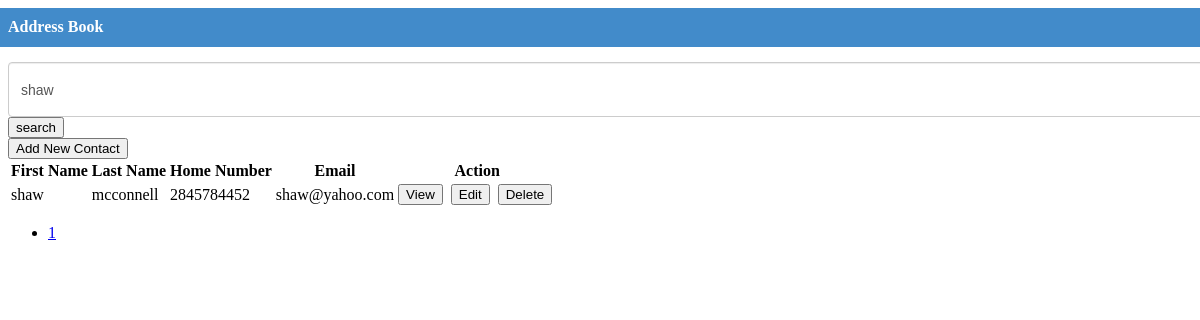
The page /index.php?keyword=shaw on the database its author committed.
### tables this page shows
CREATE TABLE IF NOT EXISTS `tbl_contacts` (
  `contact_id` int(11) NOT NULL AUTO_INCREMENT,
  `first_name` varchar(255) NOT NULL,
  `middle_name` varchar(255) NOT NULL,
  `last_name` varchar(255) NOT NULL,
  `address` text,
  `contact_no1` varchar(255) NOT NULL,
  `contact_no2` varchar(255) DEFAULT NULL,
  `email_address` varchar(255) NOT NULL,
  `profile_pic` varchar(255) NOT NULL,
  PRIMARY KEY (`contact_id`)
);

### index.php (the view, shortened to what this page needs)
<?php
require_once './config.php';
include './header.php';
if (!(isset($_GET['pagenum']))) {
  $pagenum = 1;
} else {
  $pagenum = $_GET['pagenum'];
}
$page_limit = ($_GET["show"] <> "" && is_numeric($_GET["show"]) ) ? $_GET["show"] : 8;
try {
  $keyword = trim($_GET["keyword"]);
  if ($keyword <> "" ) {
    $sql = "SELECT * FROM tbl_contacts WHERE 1 AND "
            . " (first_name LIKE :keyword) ORDER BY first_name ";
    $stmt = $DB->prepare($sql);
    $stmt->bindValue(":keyword", $keyword."%");
  } else {
    $sql = "SELECT * FROM tbl_contacts WHERE 1 ORDER BY first_name ";
    $stmt = $DB->prepare($sql);
  }
  $stmt->execute();
  $total_count = count($stmt->fetchAll());
  $last = ceil($total_count / $page_limit);
  $lower_limit = ($pagenum - 1) * $page_limit;
  $lower_limit = ($lower_limit < 0) ? 0 : $lower_limit;
  $sql2 = $sql . " limit " . ($lower_limit) . " ,  " . ($page_limit) . " ";
  $stmt = $DB->prepare($sql2);
  if ($keyword <> "" ) {
    $stmt->bindValue(":keyword", $keyword."%");
   }
  $stmt->execute();
  $results = $stmt->fetchAll();
} catch (Exception $ex) {
  echo $ex->getMessage();
}
?>
<div class="row">
  <div class="panel panel-primary">
    <div class="panel-heading">
      <h3 class="panel-title">Address Book</h3>
    </div>
    <div class="panel-body">
      <div  style="padding-left: 0; padding-right: 0;" >
        <form action="index.php" method="get" >
        <div style="padding-left: 0;"  >
          <span >
            <label  for="keyword" style="padding-right: 0;">
              <input type="text" value="<?php echo $_GET["keyword"]; ?>" placeholder="search by first name" id="" class="form-control" name="keyword" style="height: 41px;">
            </label>
            </span>
          <button >search</button>
        </div>
        </form>
        <div  ><a href="contacts.php"><button ><span ></span> Add New Contact</button></a></div>
      </div>
<?php if (count($results) > 0) { ?>
        <div >
          <table >
            <tbody><tr>
                <th>First Name</th>
                <th>Last Name</th>
                <th>Home Number </th>
                <th>Email </th>
                <th>Action </th>
              </tr>
  <?php foreach ($results as $res) { ?>
                <tr>
                  <td><?php echo $res["first_name"]; ?></td>
                  <td><?php echo $res["last_name"]; ?></td>
                  <td><?php echo $res["contact_no1"]; ?></td>
                  <td><?php echo $res["email_address"]; ?></td>
                  <td>
                    <a href="view_contacts.php?cid=<?php echo $res["contact_id"]; ?>"><button class="btn btn-sm btn-info"><span class="glyphicon glyphicon-zoom-in"></span> View</button></a>&nbsp;
                    <a href="contacts.php?m=update&cid=<?php echo $res["contact_id"]; ?>&pagenum=<?php echo $_GET["pagenum"]; ?>"><button class="btn btn-sm btn-warning"><span class="glyphicon glyphicon-edit"></span> Edit</button></a>&nbsp;
                    <a href="process_form.php?mode=delete&cid=<?php echo $res["contact_id"]; ?>&keyword=<?php echo $_GET["keyword"]; ?>&pagenum=<?php echo $_GET["pagenum"]; ?>" onclick="return confirm('Are you sure?')"><button class="btn btn-sm btn-danger"><span class="glyphicon glyphicon-remove-circle"></span> Delete</button></a>&nbsp;
                  </td>
                </tr>
  <?php } ?>
            </tbody></table>
        </div>
        <div >
          <ul >
  <?php
  for ($i = 1; $i <= $last; $i++) {
    if ($i == $pagenum) {
      ?>
                <li class="active"><a href="javascript:void(0);" ><?php echo $i ?></a></li>
                <?php
              } else {
                ?>
                <li><a href="index.php?pagenum=<?php echo $i; ?>&keyword=<?php echo $_GET["keyword"]; ?>" class="links"  onclick="displayRecords('<?php echo $page_limit; ?>', '<?php echo $i; ?>');" ><?php echo $i ?></a></li>
                <?php
              }
            }
            ?>
          </ul>
        </div>
          <?php } else { ?>
        <div class="well well-lg">No contacts found.</div>
<?php } ?>
    </div>
  </div>
</div>

### css.css (style rules this page uses)
.row { margin-right: -15px; margin-left: -15px; }
.panel-heading { padding: 10px 15px; border-bottom: 1px solid transparent; border-top-left-radius: 3px; border-top-right-radius: 3px; }
.panel-title { margin-top: 0; margin-bottom: 0; font-size: 16px; color: White; }
.panel-body { padding: 15px; }
.form-control { display: block; width: 100%; height: 34px; padding: 6px 12px; font-size: 14px; line-height: 1.428571429; color: #555; background-color: #fff; background-image: none; border: 1px solid #ccc; border-radius: 4px; -webkit-box-shadow: inset 0 1px 1px rgba(0, 0, 0, .075); box-shadow: inset 0 1px 1px rgba(0, 0, 0, .075); -webkit-transition: border-color ease-in-out .15s, box-shadow ease-in-out .15s; transition: border-color ease-in-out .15s, box-shadow ease-in-out .15s; }
.panel-primary { border-color: #428bca; }
.panel-primary > .panel-heading { color: #fff; background-color: #428bca; border-color: #428bca; }

### rows shown on the page
tbl_contacts: first_name "shaw", last_name "mcconnell", contact_no1 "2845784452", email_address "shaw@yahoo.com"
